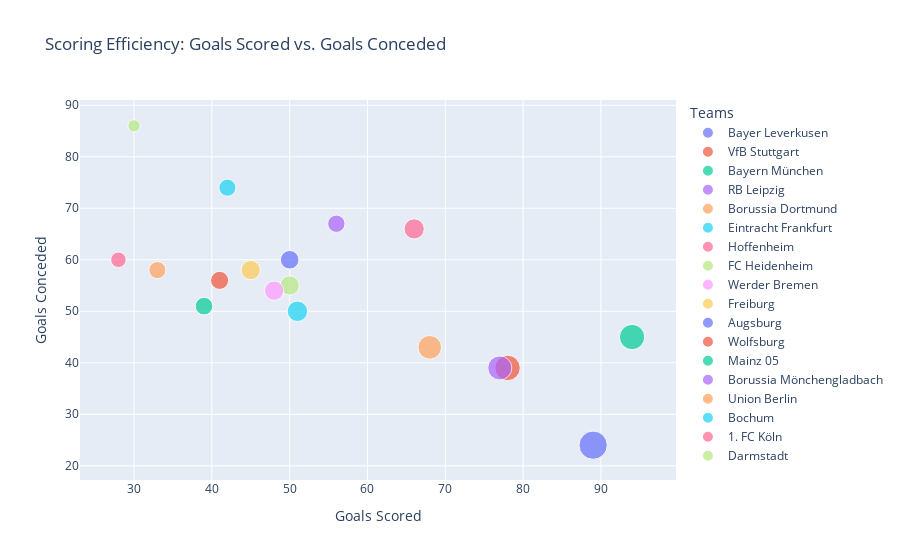
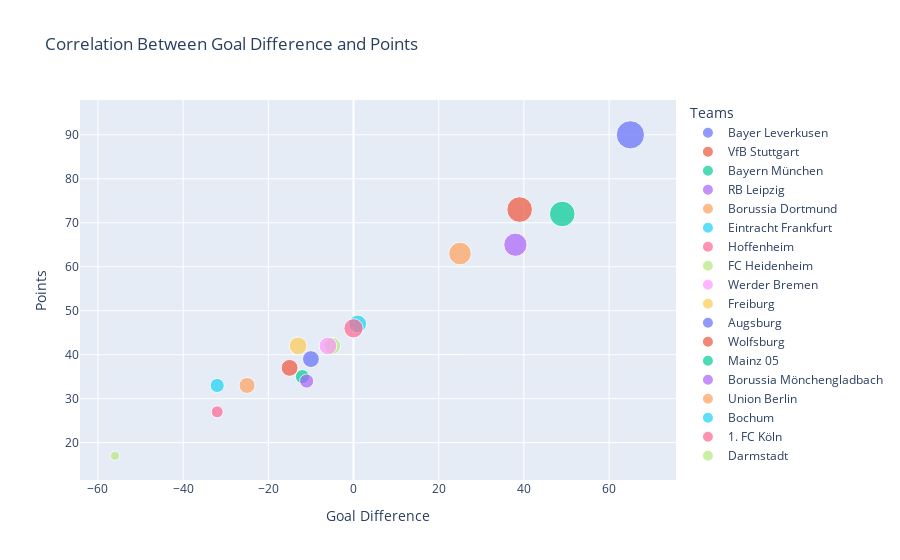

The code cell stored with these charts, in order, in its notebook:
### Code cell
# Goals scored vs conceded (bubble size = points if available)
if all(col in df.columns for col in ["name", "goals_scored", "goals_conceded"]):
    scoring_efficiency_fig = px.scatter(
        df,
        x="goals_scored", y="goals_conceded",
        size="pts" if "pts" in df.columns else None,
        color="name",
        title="Scoring Efficiency: Goals Scored vs. Goals Conceded",
        labels={"goals_scored": "Goals Scored", "goals_conceded": "Goals Conceded", "name": "Team"},
        hover_name="name"
    )
    scoring_efficiency_fig.update_layout(legend_title="Teams")
    scoring_efficiency_fig.show()
else:
    print("Skipping scoring efficiency plot (missing goals_scored/goals_conceded).")

# Correlation: goal difference vs points
if all(col in df.columns for col in ["goalConDiff", "pts", "name"]):
    corr_fig = px.scatter(
        df,
        x="goalConDiff", y="pts",
        size="wins" if "wins" in df.columns else None,
        color="name",
        title="Correlation Between Goal Difference and Points",
        labels={"goalConDiff": "Goal Difference", "pts": "Points"},
        hover_name="name"
    )
    corr_fig.update_layout(legend_title="Teams")
    corr_fig.show()
else:
    print("Skipping correlation plot (missing goalConDiff/pts/name).")

### Figure 1 — Plotly figure (JSON) as saved in the notebook; plotly's stock layout.template omitted (floating-point values rounded to 4 significant figures)
{"data": [{"hovertemplate": "<b>%{hovertext}</b><br><br>Team=Bayer Leverkusen<br>Goals Scored=%{x}<br>Goals Conceded=%{y}<br>pts=%{marker.size}<extra></extra>", "hovertext": ["Bayer Leverkusen"], "legendgroup": "Bayer Leverkusen", "marker": {"color": "#636efa", "size": [90], "sizemode": "area", "sizeref": 0.225, "symbol": "circle"}, "mode": "markers", "name": "Bayer Leverkusen", "orientation": "v", "showlegend": true, "type": "scatter", "x": [89], "xaxis": "x", "y": [24], "yaxis": "y"}, {"hovertemplate": "<b>%{hovertext}</b><br><br>Team=VfB Stuttgart<br>Goals Scored=%{x}<br>Goals Conceded=%{y}<br>pts=%{marker.size}<extra></extra>", "hovertext": ["VfB Stuttgart"], "legendgroup": "VfB Stuttgart", "marker": {"color": "#EF553B", "size": [73], "sizemode": "area", "sizeref": 0.225, "symbol": "circle"}, "mode": "markers", "name": "VfB Stuttgart", "orientation": "v", "showlegend": true, "type": "scatter", "x": [78], "xaxis": "x", "y": [39], "yaxis": "y"}, {"hovertemplate": "<b>%{hovertext}</b><br><br>Team=Bayern München<br>Goals Scored=%{x}<br>Goals Conceded=%{y}<br>pts=%{marker.size}<extra></extra>", "hovertext": ["Bayern München"], "legendgroup": "Bayern München", "marker": {"color": "#00cc96", "size": [72], "sizemode": "area", "sizeref": 0.225, "symbol": "circle"}, "mode": "markers", "name": "Bayern München", "orientation": "v", "showlegend": true, "type": "scatter", "x": [94], "xaxis": "x", "y": [45], "yaxis": "y"}, {"hovertemplate": "<b>%{hovertext}</b><br><br>Team=RB Leipzig<br>Goals Scored=%{x}<br>Goals Conceded=%{y}<br>pts=%{marker.size}<extra></extra>", "hovertext": ["RB Leipzig"], "legendgroup": "RB Leipzig", "marker": {"color": "#ab63fa", "size": [65], "sizemode": "area", "sizeref": 0.225, "symbol": "circle"}, "mode": "markers", "name": "RB Leipzig", "orientation": "v", "showlegend": true, "type": "scatter", "x": [77], "xaxis": "x", "y": [39], "yaxis": "y"}, {"hovertemplate": "<b>%{hovertext}</b><br><br>Team=Borussia Dortmund<br>Goals Scored=%{x}<br>Goals Conceded=%{y}<br>pts=%{marker.size}<extra></extra>", "hovertext": ["Borussia Dortmund"], "legendgroup": "Borussia Dortmund", "marker": {"color": "#FFA15A", "size": [63], "sizemode": "area", "sizeref": 0.225, "symbol": "circle"}, "mode": "markers", "name": "Borussia Dortmund", "orientation": "v", "showlegend": true, "type": "scatter", "x": [68], "xaxis": "x", "y": [43], "yaxis": "y"}, {"hovertemplate": "<b>%{hovertext}</b><br><br>Team=Eintracht Frankfurt<br>Goals Scored=%{x}<br>Goals Conceded=%{y}<br>pts=%{marker.size}<extra></extra>", "hovertext": ["Eintracht Frankfurt"], "legendgroup": "Eintracht Frankfurt", "marker": {"color": "#19d3f3", "size": [47], "sizemode": "area", "sizeref": 0.225, "symbol": "circle"}, "mode": "markers", "name": "Eintracht Frankfurt", "orientation": "v", "showlegend": true, "type": "scatter", "x": [51], "xaxis": "x", "y": [50], "yaxis": "y"}, {"hovertemplate": "<b>%{hovertext}</b><br><br>Team=Hoffenheim<br>Goals Scored=%{x}<br>Goals Conceded=%{y}<br>pts=%{marker.size}<extra></extra>", "hovertext": ["Hoffenheim"], "legendgroup": "Hoffenheim", "marker": {"color": "#FF6692", "size": [46], "sizemode": "area", "sizeref": 0.225, "symbol": "circle"}, "mode": "markers", "name": "Hoffenheim", "orientation": "v", "showlegend": true, "type": "scatter", "x": [66], "xaxis": "x", "y": [66], "yaxis": "y"}, {"hovertemplate": "<b>%{hovertext}</b><br><br>Team=FC Heidenheim<br>Goals Scored=%{x}<br>Goals Conceded=%{y}<br>pts=%{marker.size}<extra></extra>", "hovertext": ["FC Heidenheim"], "legendgroup": "FC Heidenheim", "marker": {"color": "#B6E880", "size": [42], "sizemode": "area", "sizeref": 0.225, "symbol": "circle"}, "mode": "markers", "name": "FC Heidenheim", "orientation": "v", "showlegend": true, "type": "scatter", "x": [50], "xaxis": "x", "y": [55], "yaxis": "y"}, {"hovertemplate": "<b>%{hovertext}</b><br><br>Team=Werder Bremen<br>Goals Scored=%{x}<br>Goals Conceded=%{y}<br>pts=%{marker.size}<extra></extra>", "hovertext": ["Werder Bremen"], "legendgroup": "Werder Bremen", "marker": {"color": "#FF97FF", "size": [42], "sizemode": "area", "sizeref": 0.225, "symbol": "circle"}, "mode": "markers", "name": "Werder Bremen", "orientation": "v", "showlegend": true, "type": "scatter", "x": [48], "xaxis": "x", "y": [54], "yaxis": "y"}, {"hovertemplate": "<b>%{hovertext}</b><br><br>Team=Freiburg<br>Goals Scored=%{x}<br>Goals Conceded=%{y}<br>pts=%{marker.size}<extra></extra>", "hovertext": ["Freiburg"], "legendgroup": "Freiburg", "marker": {"color": "#FECB52", "size": [42], "sizemode": "area", "sizeref": 0.225, "symbol": "circle"}, "mode": "markers", "name": "Freiburg", "orientation": "v", "showlegend": true, "type": "scatter", "x": [45], "xaxis": "x", "y": [58], "yaxis": "y"}, {"hovertemplate": "<b>%{hovertext}</b><br><br>Team=Augsburg<br>Goals Scored=%{x}<br>Goals Conceded=%{y}<br>pts=%{marker.size}<extra></extra>", "hovertext": ["Augsburg"], "legendgroup": "Augsburg", "marker": {"color": "#636efa", "size": [39], "sizemode": "area", "sizeref": 0.225, "symbol": "circle"}, "mode": "markers", "name": "Augsburg", "orientation": "v", "showlegend": true, "type": "scatter", "x": [50], "xaxis": "x", "y": [60], "yaxis": "y"}, {"hovertemplate": "<b>%{hovertext}</b><br><br>Team=Wolfsburg<br>Goals Scored=%{x}<br>Goals Conceded=%{y}<br>pts=%{marker.size}<extra></extra>", "hovertext": ["Wolfsburg"], "legendgroup": "Wolfsburg", "marker": {"color": "#EF553B", "size": [37], "sizemode": "area", "sizeref": 0.225, "symbol": "circle"}, "mode": "markers", "name": "Wolfsburg", "orientation": "v", "showlegend": true, "type": "scatter", "x": [41], "xaxis": "x", "y": [56], "yaxis": "y"}, {"hovertemplate": "<b>%{hovertext}</b><br><br>Team=Mainz 05<br>Goals Scored=%{x}<br>Goals Conceded=%{y}<br>pts=%{marker.size}<extra></extra>", "hovertext": ["Mainz 05"], "legendgroup": "Mainz 05", "marker": {"color": "#00cc96", "size": [35], "sizemode": "area", "sizeref": 0.225, "symbol": "circle"}, "mode": "markers", "name": "Mainz 05", "orientation": "v", "showlegend": true, "type": "scatter", "x": [39], "xaxis": "x", "y": [51], "yaxis": "y"}, {"hovertemplate": "<b>%{hovertext}</b><br><br>Team=Borussia Mönchengladbach<br>Goals Scored=%{x}<br>Goals Conceded=%{y}<br>pts=%{marker.size}<extra></extra>", "hovertext": ["Borussia Mönchengladbach"], "legendgroup": "Borussia Mönchengladbach", "marker": {"color": "#ab63fa", "size": [34], "sizemode": "area", "sizeref": 0.225, "symbol": "circle"}, "mode": "markers", "name": "Borussia Mönchengladbach", "orientation": "v", "showlegend": true, "type": "scatter", "x": [56], "xaxis": "x", "y": [67], "yaxis": "y"}, {"hovertemplate": "<b>%{hovertext}</b><br><br>Team=Union Berlin<br>Goals Scored=%{x}<br>Goals Conceded=%{y}<br>pts=%{marker.size}<extra></extra>", "hovertext": ["Union Berlin"], "legendgroup": "Union Berlin", "marker": {"color": "#FFA15A", "size": [33], "sizemode": "area", "sizeref": 0.225, "symbol": "circle"}, "mode": "markers", "name": "Union Berlin", "orientation": "v", "showlegend": true, "type": "scatter", "x": [33], "xaxis": "x", "y": [58], "yaxis": "y"}, {"hovertemplate": "<b>%{hovertext}</b><br><br>Team=Bochum<br>Goals Scored=%{x}<br>Goals Conceded=%{y}<br>pts=%{marker.size}<extra></extra>", "hovertext": ["Bochum"], "legendgroup": "Bochum", "marker": {"color": "#19d3f3", "size": [33], "sizemode": "area", "sizeref": 0.225, "symbol": "circle"}, "mode": "markers", "name": "Bochum", "orientation": "v", "showlegend": true, "type": "scatter", "x": [42], "xaxis": "x", "y": [74], "yaxis": "y"}, {"hovertemplate": "<b>%{hovertext}</b><br><br>Team=1. FC Köln<br>Goals Scored=%{x}<br>Goals Conceded=%{y}<br>pts=%{marker.size}<extra></extra>", "hovertext": ["1. FC Köln"], "legendgroup": "1. FC Köln", "marker": {"color": "#FF6692", "size": [27], "sizemode": "area", "sizeref": 0.225, "symbol": "circle"}, "mode": "markers", "name": "1. FC Köln", "orientation": "v", "showlegend": true, "type": "scatter", "x": [28], "xaxis": "x", "y": [60], "yaxis": "y"}, {"hovertemplate": "<b>%{hovertext}</b><br><br>Team=Darmstadt<br>Goals Scored=%{x}<br>Goals Conceded=%{y}<br>pts=%{marker.size}<extra></extra>", "hovertext": ["Darmstadt"], "legendgroup": "Darmstadt", "marker": {"color": "#B6E880", "size": [17], "sizemode": "area", "sizeref": 0.225, "symbol": "circle"}, "mode": "markers", "name": "Darmstadt", "orientation": "v", "showlegend": true, "type": "scatter", "x": [30], "xaxis": "x", "y": [86], "yaxis": "y"}], "layout": {"legend": {"itemsizing": "constant", "title": {"text": "Teams"}, "tracegroupgap": 0}, "title": {"text": "Scoring Efficiency: Goals Scored vs. Goals Conceded"}, "xaxis": {"anchor": "y", "domain": [0, 1], "title": {"text": "Goals Scored"}}, "yaxis": {"anchor": "x", "domain": [0, 1], "title": {"text": "Goals Conceded"}}}}

### Figure 2 — Plotly figure (JSON) as saved in the notebook; plotly's stock layout.template omitted (floating-point values rounded to 4 significant figures)
{"data": [{"hovertemplate": "<b>%{hovertext}</b><br><br>name=Bayer Leverkusen<br>Goal Difference=%{x}<br>Points=%{y}<br>wins=%{marker.size}<extra></extra>", "hovertext": ["Bayer Leverkusen"], "legendgroup": "Bayer Leverkusen", "marker": {"color": "#636efa", "size": [28], "sizemode": "area", "sizeref": 0.07, "symbol": "circle"}, "mode": "markers", "name": "Bayer Leverkusen", "orientation": "v", "showlegend": true, "type": "scatter", "x": [65], "xaxis": "x", "y": [90], "yaxis": "y"}, {"hovertemplate": "<b>%{hovertext}</b><br><br>name=VfB Stuttgart<br>Goal Difference=%{x}<br>Points=%{y}<br>wins=%{marker.size}<extra></extra>", "hovertext": ["VfB Stuttgart"], "legendgroup": "VfB Stuttgart", "marker": {"color": "#EF553B", "size": [23], "sizemode": "area", "sizeref": 0.07, "symbol": "circle"}, "mode": "markers", "name": "VfB Stuttgart", "orientation": "v", "showlegend": true, "type": "scatter", "x": [39], "xaxis": "x", "y": [73], "yaxis": "y"}, {"hovertemplate": "<b>%{hovertext}</b><br><br>name=Bayern München<br>Goal Difference=%{x}<br>Points=%{y}<br>wins=%{marker.size}<extra></extra>", "hovertext": ["Bayern München"], "legendgroup": "Bayern München", "marker": {"color": "#00cc96", "size": [23], "sizemode": "area", "sizeref": 0.07, "symbol": "circle"}, "mode": "markers", "name": "Bayern München", "orientation": "v", "showlegend": true, "type": "scatter", "x": [49], "xaxis": "x", "y": [72], "yaxis": "y"}, {"hovertemplate": "<b>%{hovertext}</b><br><br>name=RB Leipzig<br>Goal Difference=%{x}<br>Points=%{y}<br>wins=%{marker.size}<extra></extra>", "hovertext": ["RB Leipzig"], "legendgroup": "RB Leipzig", "marker": {"color": "#ab63fa", "size": [19], "sizemode": "area", "sizeref": 0.07, "symbol": "circle"}, "mode": "markers", "name": "RB Leipzig", "orientation": "v", "showlegend": true, "type": "scatter", "x": [38], "xaxis": "x", "y": [65], "yaxis": "y"}, {"hovertemplate": "<b>%{hovertext}</b><br><br>name=Borussia Dortmund<br>Goal Difference=%{x}<br>Points=%{y}<br>wins=%{marker.size}<extra></extra>", "hovertext": ["Borussia Dortmund"], "legendgroup": "Borussia Dortmund", "marker": {"color": "#FFA15A", "size": [18], "sizemode": "area", "sizeref": 0.07, "symbol": "circle"}, "mode": "markers", "name": "Borussia Dortmund", "orientation": "v", "showlegend": true, "type": "scatter", "x": [25], "xaxis": "x", "y": [63], "yaxis": "y"}, {"hovertemplate": "<b>%{hovertext}</b><br><br>name=Eintracht Frankfurt<br>Goal Difference=%{x}<br>Points=%{y}<br>wins=%{marker.size}<extra></extra>", "hovertext": ["Eintracht Frankfurt"], "legendgroup": "Eintracht Frankfurt", "marker": {"color": "#19d3f3", "size": [11], "sizemode": "area", "sizeref": 0.07, "symbol": "circle"}, "mode": "markers", "name": "Eintracht Frankfurt", "orientation": "v", "showlegend": true, "type": "scatter", "x": [1], "xaxis": "x", "y": [47], "yaxis": "y"}, {"hovertemplate": "<b>%{hovertext}</b><br><br>name=Hoffenheim<br>Goal Difference=%{x}<br>Points=%{y}<br>wins=%{marker.size}<extra></extra>", "hovertext": ["Hoffenheim"], "legendgroup": "Hoffenheim", "marker": {"color": "#FF6692", "size": [13], "sizemode": "area", "sizeref": 0.07, "symbol": "circle"}, "mode": "markers", "name": "Hoffenheim", "orientation": "v", "showlegend": true, "type": "scatter", "x": [0], "xaxis": "x", "y": [46], "yaxis": "y"}, {"hovertemplate": "<b>%{hovertext}</b><br><br>name=FC Heidenheim<br>Goal Difference=%{x}<br>Points=%{y}<br>wins=%{marker.size}<extra></extra>", "hovertext": ["FC Heidenheim"], "legendgroup": "FC Heidenheim", "marker": {"color": "#B6E880", "size": [10], "sizemode": "area", "sizeref": 0.07, "symbol": "circle"}, "mode": "markers", "name": "FC Heidenheim", "orientation": "v", "showlegend": true, "type": "scatter", "x": [-5], "xaxis": "x", "y": [42], "yaxis": "y"}, {"hovertemplate": "<b>%{hovertext}</b><br><br>name=Werder Bremen<br>Goal Difference=%{x}<br>Points=%{y}<br>wins=%{marker.size}<extra></extra>", "hovertext": ["Werder Bremen"], "legendgroup": "Werder Bremen", "marker": {"color": "#FF97FF", "size": [11], "sizemode": "area", "sizeref": 0.07, "symbol": "circle"}, "mode": "markers", "name": "Werder Bremen", "orientation": "v", "showlegend": true, "type": "scatter", "x": [-6], "xaxis": "x", "y": [42], "yaxis": "y"}, {"hovertemplate": "<b>%{hovertext}</b><br><br>name=Freiburg<br>Goal Difference=%{x}<br>Points=%{y}<br>wins=%{marker.size}<extra></extra>", "hovertext": ["Freiburg"], "legendgroup": "Freiburg", "marker": {"color": "#FECB52", "size": [11], "sizemode": "area", "sizeref": 0.07, "symbol": "circle"}, "mode": "markers", "name": "Freiburg", "orientation": "v", "showlegend": true, "type": "scatter", "x": [-13], "xaxis": "x", "y": [42], "yaxis": "y"}, {"hovertemplate": "<b>%{hovertext}</b><br><br>name=Augsburg<br>Goal Difference=%{x}<br>Points=%{y}<br>wins=%{marker.size}<extra></extra>", "hovertext": ["Augsburg"], "legendgroup": "Augsburg", "marker": {"color": "#636efa", "size": [10], "sizemode": "area", "sizeref": 0.07, "symbol": "circle"}, "mode": "markers", "name": "Augsburg", "orientation": "v", "showlegend": true, "type": "scatter", "x": [-10], "xaxis": "x", "y": [39], "yaxis": "y"}, {"hovertemplate": "<b>%{hovertext}</b><br><br>name=Wolfsburg<br>Goal Difference=%{x}<br>Points=%{y}<br>wins=%{marker.size}<extra></extra>", "hovertext": ["Wolfsburg"], "legendgroup": "Wolfsburg", "marker": {"color": "#EF553B", "size": [10], "sizemode": "area", "sizeref": 0.07, "symbol": "circle"}, "mode": "markers", "name": "Wolfsburg", "orientation": "v", "showlegend": true, "type": "scatter", "x": [-15], "xaxis": "x", "y": [37], "yaxis": "y"}, {"hovertemplate": "<b>%{hovertext}</b><br><br>name=Mainz 05<br>Goal Difference=%{x}<br>Points=%{y}<br>wins=%{marker.size}<extra></extra>", "hovertext": ["Mainz 05"], "legendgroup": "Mainz 05", "marker": {"color": "#00cc96", "size": [7], "sizemode": "area", "sizeref": 0.07, "symbol": "circle"}, "mode": "markers", "name": "Mainz 05", "orientation": "v", "showlegend": true, "type": "scatter", "x": [-12], "xaxis": "x", "y": [35], "yaxis": "y"}, {"hovertemplate": "<b>%{hovertext}</b><br><br>name=Borussia Mönchengladbach<br>Goal Difference=%{x}<br>Points=%{y}<br>wins=%{marker.size}<extra></extra>", "hovertext": ["Borussia Mönchengladbach"], "legendgroup": "Borussia Mönchengladbach", "marker": {"color": "#ab63fa", "size": [7], "sizemode": "area", "sizeref": 0.07, "symbol": "circle"}, "mode": "markers", "name": "Borussia Mönchengladbach", "orientation": "v", "showlegend": true, "type": "scatter", "x": [-11], "xaxis": "x", "y": [34], "yaxis": "y"}, {"hovertemplate": "<b>%{hovertext}</b><br><br>name=Union Berlin<br>Goal Difference=%{x}<br>Points=%{y}<br>wins=%{marker.size}<extra></extra>", "hovertext": ["Union Berlin"], "legendgroup": "Union Berlin", "marker": {"color": "#FFA15A", "size": [9], "sizemode": "area", "sizeref": 0.07, "symbol": "circle"}, "mode": "markers", "name": "Union Berlin", "orientation": "v", "showlegend": true, "type": "scatter", "x": [-25], "xaxis": "x", "y": [33], "yaxis": "y"}, {"hovertemplate": "<b>%{hovertext}</b><br><br>name=Bochum<br>Goal Difference=%{x}<br>Points=%{y}<br>wins=%{marker.size}<extra></extra>", "hovertext": ["Bochum"], "legendgroup": "Bochum", "marker": {"color": "#19d3f3", "size": [7], "sizemode": "area", "sizeref": 0.07, "symbol": "circle"}, "mode": "markers", "name": "Bochum", "orientation": "v", "showlegend": true, "type": "scatter", "x": [-32], "xaxis": "x", "y": [33], "yaxis": "y"}, {"hovertemplate": "<b>%{hovertext}</b><br><br>name=1. FC Köln<br>Goal Difference=%{x}<br>Points=%{y}<br>wins=%{marker.size}<extra></extra>", "hovertext": ["1. FC Köln"], "legendgroup": "1. FC Köln", "marker": {"color": "#FF6692", "size": [5], "sizemode": "area", "sizeref": 0.07, "symbol": "circle"}, "mode": "markers", "name": "1. FC Köln", "orientation": "v", "showlegend": true, "type": "scatter", "x": [-32], "xaxis": "x", "y": [27], "yaxis": "y"}, {"hovertemplate": "<b>%{hovertext}</b><br><br>name=Darmstadt<br>Goal Difference=%{x}<br>Points=%{y}<br>wins=%{marker.size}<extra></extra>", "hovertext": ["Darmstadt"], "legendgroup": "Darmstadt", "marker": {"color": "#B6E880", "size": [3], "sizemode": "area", "sizeref": 0.07, "symbol": "circle"}, "mode": "markers", "name": "Darmstadt", "orientation": "v", "showlegend": true, "type": "scatter", "x": [-56], "xaxis": "x", "y": [17], "yaxis": "y"}], "layout": {"legend": {"itemsizing": "constant", "title": {"text": "Teams"}, "tracegroupgap": 0}, "title": {"text": "Correlation Between Goal Difference and Points"}, "xaxis": {"anchor": "y", "domain": [0, 1], "title": {"text": "Goal Difference"}}, "yaxis": {"anchor": "x", "domain": [0, 1], "title": {"text": "Points"}}}}
